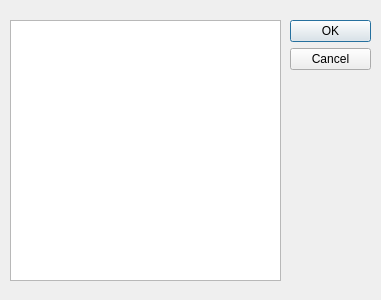
<?xml version="1.0" encoding="UTF-8"?>
<ui version="4.0">
 <class>DeviceChangeDialog</class>
 <widget class="QDialog" name="DeviceChangeDialog">
  <property name="geometry">
   <rect>
    <x>0</x>
    <y>0</y>
    <width>381</width>
    <height>300</height>
   </rect>
  </property>
  <property name="windowTitle">
   <string>Сменить устройство</string>
  </property>
  <widget class="QDialogButtonBox" name="buttonBox">
   <property name="geometry">
    <rect>
     <x>290</x>
     <y>20</y>
     <width>81</width>
     <height>241</height>
    </rect>
   </property>
   <property name="locale">
    <locale language="Russian" country="Russia"/>
   </property>
   <property name="orientation">
    <enum>Qt::Vertical</enum>
   </property>
   <property name="standardButtons">
    <set>QDialogButtonBox::Cancel|QDialogButtonBox::Ok</set>
   </property>
   <property name="centerButtons">
    <bool>false</bool>
   </property>
  </widget>
  <widget class="QListWidget" name="deviceList">
   <property name="geometry">
    <rect>
     <x>10</x>
     <y>20</y>
     <width>271</width>
     <height>261</height>
    </rect>
   </property>
  </widget>
 </widget>
 <resources/>
 <connections>
  <connection>
   <sender>buttonBox</sender>
   <signal>accepted()</signal>
   <receiver>DeviceChangeDialog</receiver>
   <slot>accept()</slot>
   <hints>
    <hint type="sourcelabel">
     <x>248</x>
     <y>254</y>
    </hint>
    <hint type="destinationlabel">
     <x>157</x>
     <y>274</y>
    </hint>
   </hints>
  </connection>
  <connection>
   <sender>buttonBox</sender>
   <signal>rejected()</signal>
   <receiver>DeviceChangeDialog</receiver>
   <slot>reject()</slot>
   <hints>
    <hint type="sourcelabel">
     <x>316</x>
     <y>260</y>
    </hint>
    <hint type="destinationlabel">
     <x>286</x>
     <y>274</y>
    </hint>
   </hints>
  </connection>
 </connections>
</ui>
